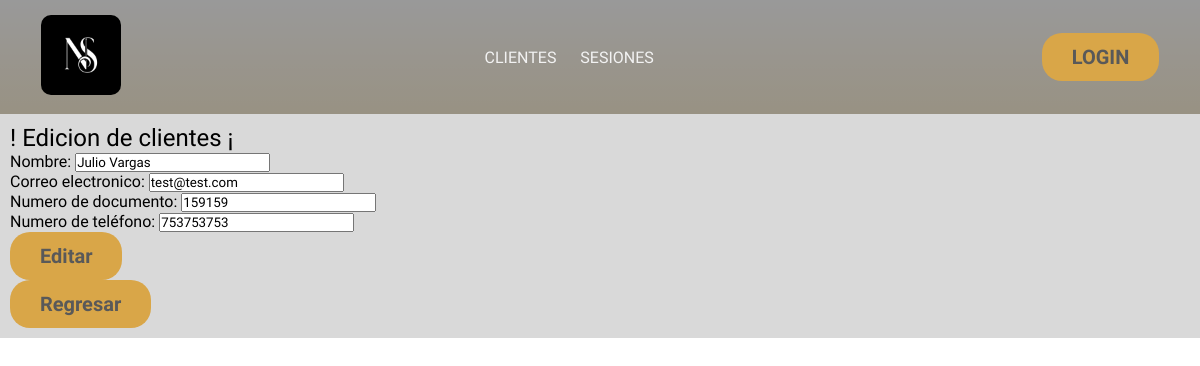
/formulario/editar_user/4, run on the app's committed database.
### formulario/models.py (models this page shows, shortened)
class Usuario(models.Model):
  user_doc        = models.IntegerField(verbose_name='Numero de documento')
  user_name       = models.CharField(max_length=40, blank= False, null= False,verbose_name= 'Nombre')
  user_email      = models.EmailField(verbose_name='Correo electronico')
  user_phone      = models.IntegerField(verbose_name='Numero de teléfono')
  fecha_registro  = models.DateTimeField (verbose_name='Fecha de registro',auto_now_add=True)

### formulario/views.py (the view)
# urls.py: path('editar_user/<int:id>',    views.edit_user,      name="editar_user"),
def edit_user(request, id):
  editar = get_object_or_404(Usuario, id = id)
  if request.method == 'POST':
    form = UsuarioForm(request.POST, instance=editar)
    if form.is_valid():
      form.save()
    return redirect('lista_usuarios')
  else:
    form = UsuarioForm(instance=editar)
  return render(request, '1.administrador/editar_user.html',{
      'form':form,
      'editar':editar
    }
    )

### formulario/forms.py
class UsuarioForm(ModelForm):
  class Meta:
    model   = Usuario
    fields  = ["user_name","user_email","user_doc","user_phone"]
    widgets = {
      "user_name":      forms.TextInput(  attrs={"class": "formulario", "max_length":50, "required":True, "placeholder":"Eje. Pedro Picapiedra"}),
      "user_email":     forms.EmailInput( attrs={"class": "formulario", "placeholder":"Eje. E@ejemplo.com"}),
      "user_phone":     forms.NumberInput(attrs={"class": "formulario", "placeholder":"Eje. 123-456-7890"}),
      "user_doc":       forms.NumberInput(attrs={"class": "formulario", "placeholder":"Eje. 1065788789"}),
    }

### templates/1.administrador/editar_user.html (shortened to what this page needs)
{% extends "layouts/app.html" %}
{% block content %}
<h2> ! Edicion de clientes ¡</h2>
{% endblock content %}
{% block registrar %}
<form action="{% url "editar_user" editar.id %}" method="post">
  {{ form }}
  <button type="submit">Editar</button>
</form>
<form action="{% url "lista_usuarios" %}">
  <button type="submit"> Regresar </button>
</form>
{% endblock registrar %}

### static/styles.css (style rules this page uses)
* { margin: 0; padding: 0; font-family: "Courgette"; font-weight: 400; font-style: normal; box-sizing: border-box; }
body { background-image: linear-gradient(rgba(0, 0, 0, 0.058),rgba(232, 160, 6, 0.914)),url(images/fondo2.jpg); background-position: center 20% ; background-repeat: no-repeat; background-size: 100%; }
button { border: none; padding: 10px; background-color: #D9A648; padding: 12px 30px; border-radius: 20px; font-size: 20px; font-weight: bold; color: #595959; }

### data on the page
Usuario: user_name "Julio Vargas", user_email "test@test.com", user_doc "159159", user_phone "753753753"
